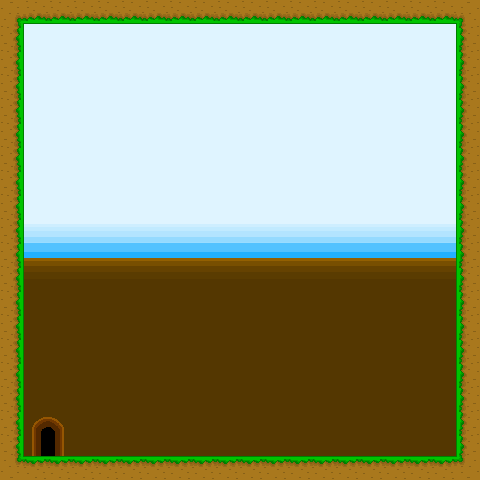

This game map was drawn from its Tiled (.tmx) file and the tilesets committed beside it. A one-line description and the trimmed map source follow:
An orthogonal 20x20 tile map with 24x24 px tiles, 2 tile layers (Back, Front), 2 tilesets and 1 object.

<map version="1.0" orientation="orthogonal" width="20" height="20" tilewidth="24" tileheight="24">
 <tileset firstgid="1" source="tiles.tsx" />
 <tileset firstgid="46" source="objects.tsx" />
 <layer name="Back" width="20" height="20">
  <data>[400 cells, 400 non-empty, 9 distinct tile ids]</data>
 </layer>
 <layer name="Front" width="20" height="20">
  <data>[400 cells, 76 non-empty, 8 distinct tile ids]</data>
 </layer>
 <objectgroup name="Objects" width="20" height="20">
  <object gid="46" x="48" y="456" />
 </objectgroup>
</map>
